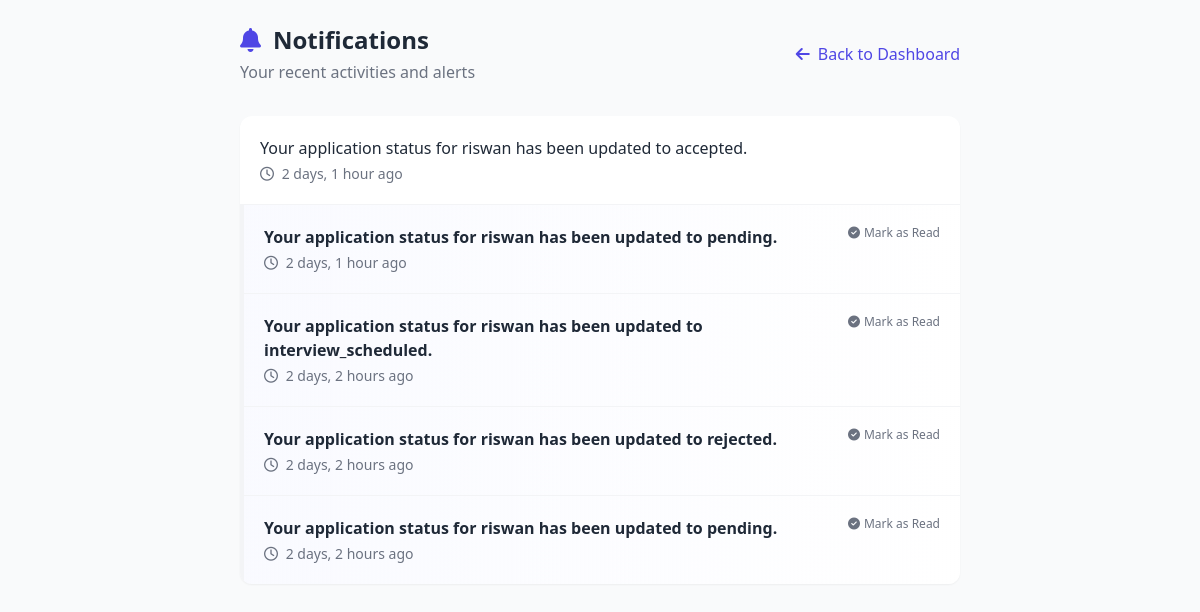
The app's page /notifications/ (signed in) with its own data.
### notifications/models.py (models this page shows, shortened)
class Notification(models.Model):
    user = models.ForeignKey(User, on_delete=models.CASCADE, related_name='notifications')
    message = models.TextField()
    created_at = models.DateTimeField(auto_now_add=True)
    is_read = models.BooleanField(default=False)

### notifications/views.py (the view)
# urls.py: path('notifications/', include('notifications.urls')),
@login_required
def notifications(request):
    notifications = Notification.objects.filter(user=request.user).order_by('-created_at')
    return render(request, 'notifications/notifications.html', {'notifications': notifications})

### templates/notifications/notifications.html (shortened to what this page needs)
{% load static tailwind_tags %}
<!DOCTYPE html>
<html lang="en">
<head>
    {% tailwind_css %}
    <link href="https://cdnjs.cloudflare.com/ajax/libs/font-awesome/6.4.0/css/all.min.css" rel="stylesheet">
</head>
<body class="bg-gray-50 min-h-screen font-sans antialiased">
    <div class="max-w-3xl mx-auto p-4 md:p-6">
        <div class="flex justify-between items-center mb-8">
            <div>
                <h1 class="text-2xl font-bold text-gray-800 flex items-center">
                    <i class="fas fa-bell mr-3 text-indigo-600"></i>
                    Notifications
                </h1>
                <p class="text-gray-500 mt-1">Your recent activities and alerts</p>
            </div>
            <a href="{% url 'user_dashboard' %}" class="back-btn text-indigo-600 hover:text-indigo-800 font-medium flex items-center">
                <i class="fas fa-arrow-left mr-2"></i>
                Back to Dashboard
            </a>
        </div>
        <div class="bg-white rounded-xl shadow-sm overflow-hidden">
            {% if notifications %}
                <ul class="divide-y divide-gray-100">
                    {% for notification in notifications %}
                    <li class="notification-item p-5 hover:bg-gray-50 {% if not notification.is_read %}unread-notification{% endif %}">
                        <div class="flex justify-between items-start">
                            <div class="flex-1 min-w-0">
                                <p class="text-gray-800 {% if not notification.is_read %}font-semibold{% else %}font-medium{% endif %} mb-1">
                                    {{ notification.message }}
                                </p>
                                <p class="text-sm text-gray-500">
                                    <i class="far fa-clock mr-1"></i>
                                    {{ notification.created_at|timesince }} ago
                                </p>
                            </div>
                            {% if not notification.is_read %}
                            <div class="ml-4 flex-shrink-0">
                                <a href="{% url 'mark_as_read' notification.pk %}"
                                   class="mark-read-btn text-xs font-medium text-gray-500 hover:text-indigo-600 flex items-center">
                                    <i class="fas fa-check-circle mr-1"></i>
                                    Mark as Read
                                </a>
                            </div>
                            {% endif %}
                        </div>
                    </li>
                    {% endfor %}
                </ul>
            {% endif %}
        </div>
    </div>
</body>
</html>

### templates/notifications/notifications.html (style rules this page uses)
.notification-item { transition: all 0.3s ease; animation: fadeIn 0.4s ease forwards; }
.unread-notification { border-left: 4px solid #6366f1; background: linear-gradient(90deg, rgba(236, 239, 255, 0.3) 0%, rgba(255, 255, 255, 1) 100%); }
.mark-read-btn { transition: all 0.2s ease; }
.back-btn { transition: all 0.3s ease; }

### records on screen
Notification: message "Your application status for riswan has been updated to accepted.", created_at "2 days, 1 hour"
Notification: message "Your application status for riswan has been updated to pending.", created_at "2 days, 1 hour", is_read False (drawn)
Notification: message "Your application status for riswan has been updated to interview_scheduled.", created_at "2 days, 2 hours", is_read False (drawn)
Notification: message "Your application status for riswan has been updated to rejected.", created_at "2 days, 2 hours", is_read False (drawn)
Notification: message "Your application status for riswan has been updated to pending.", created_at "2 days, 2 hours", is_read False (drawn)
